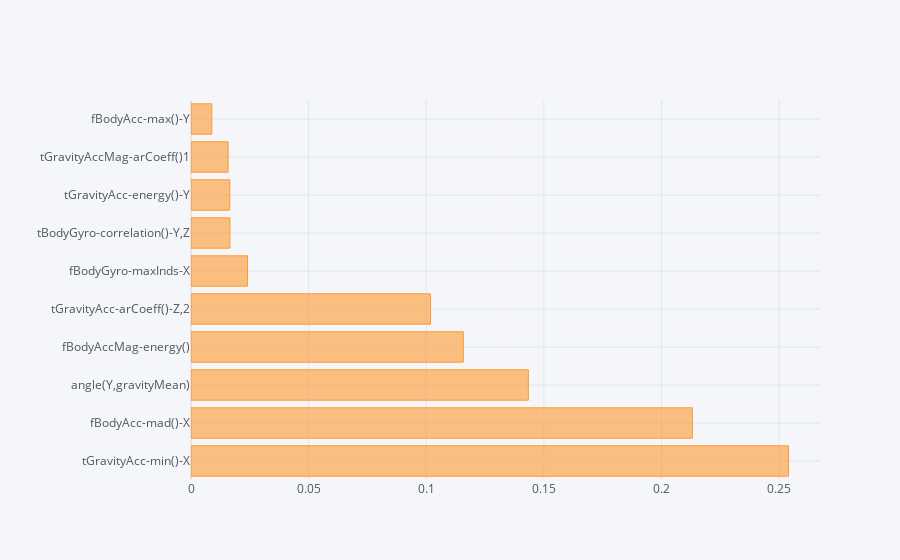

This figure's notebook cell:
### Code cell
# iplot
import plotly as py
import cufflinks as cf
cf.go_offline(connected=True)

import_feature_df.iplot(kind='barh')

### Figure 1 — Plotly figure (JSON) as saved in the notebook; plotly's stock layout.template omitted (floating-point values rounded to 4 significant figures)
{"data": [{"marker": {"color": "rgba(255, 153, 51, 0.6)", "line": {"color": "rgba(255, 153, 51, 1.0)", "width": 1}}, "name": "feature_importance", "orientation": "h", "text": "", "type": "bar", "x": [0.254, 0.2131, 0.1434, 0.1158, 0.1018, 0.02403, 0.01656, 0.01648, 0.01578, 0.008847], "y": ["tGravityAcc-min()-X", "fBodyAcc-mad()-X", "angle(Y,gravityMean)", "fBodyAccMag-energy()", "tGravityAcc-arCoeff()-Z,2", "fBodyGyro-maxInds-X", "tBodyGyro-correlation()-Y,Z", "tGravityAcc-energy()-Y", "tGravityAccMag-arCoeff()1", "fBodyAcc-max()-Y"]}], "layout": {"legend": {"bgcolor": "#F5F6F9", "font": {"color": "#4D5663"}}, "paper_bgcolor": "#F5F6F9", "plot_bgcolor": "#F5F6F9", "title": {"font": {"color": "#4D5663"}}, "xaxis": {"gridcolor": "#E1E5ED", "showgrid": true, "tickfont": {"color": "#4D5663"}, "title": {"font": {"color": "#4D5663"}, "text": ""}, "zerolinecolor": "#E1E5ED"}, "yaxis": {"gridcolor": "#E1E5ED", "showgrid": true, "tickfont": {"color": "#4D5663"}, "title": {"font": {"color": "#4D5663"}, "text": ""}, "zerolinecolor": "#E1E5ED"}}}
